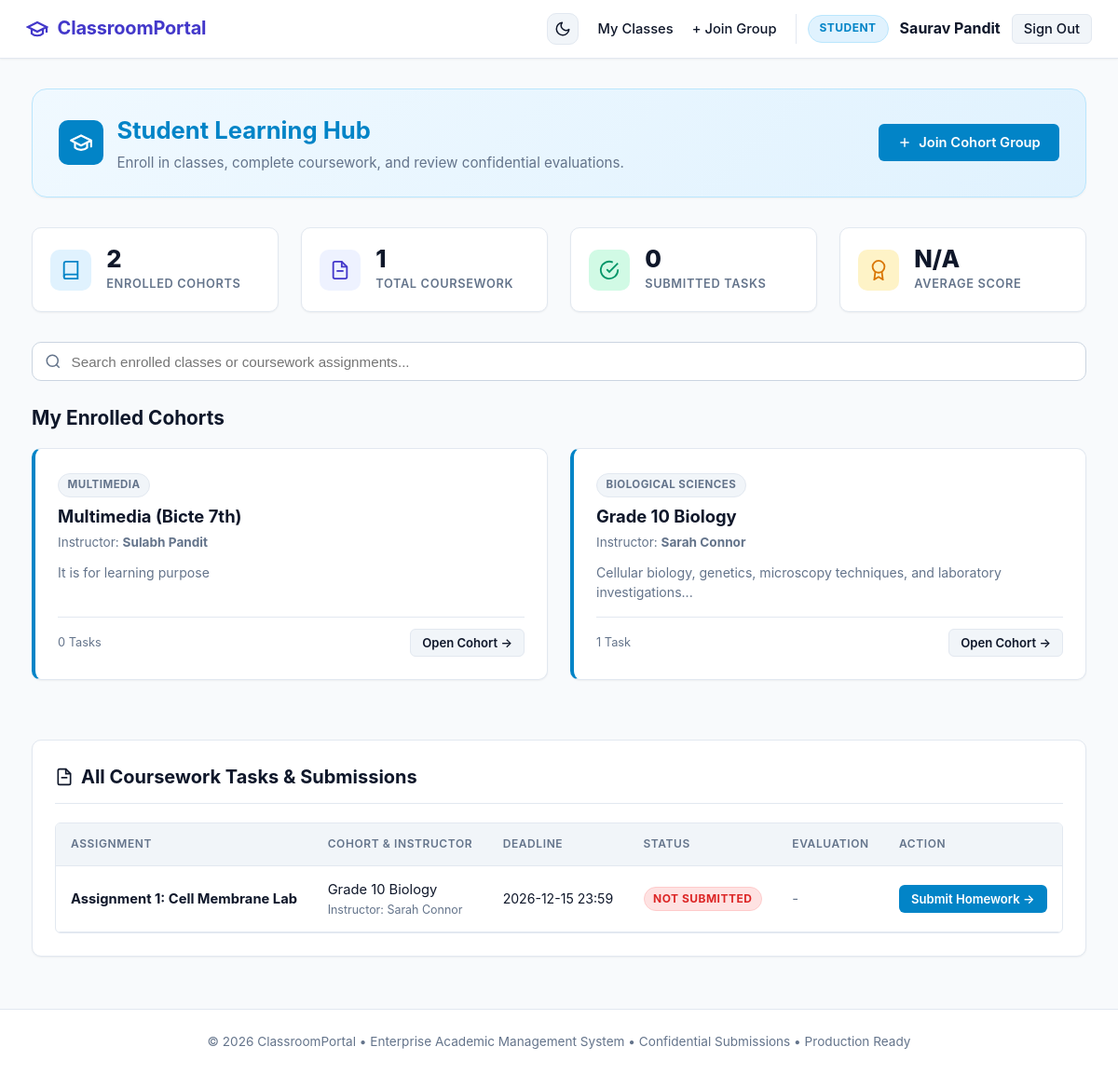
Page /student/dashboard (signed in) on the committed database.
### tables this page shows
CREATE TABLE users (
            id INTEGER PRIMARY KEY AUTOINCREMENT,
            username TEXT UNIQUE NOT NULL,
            email TEXT UNIQUE NOT NULL,
            password_hash TEXT NOT NULL,
            role TEXT NOT NULL CHECK(role IN ('teacher', 'student')),
            full_name TEXT NOT NULL,
            created_at TIMESTAMP DEFAULT CURRENT_TIMESTAMP
        );

CREATE TABLE groups (
            id INTEGER PRIMARY KEY AUTOINCREMENT,
            name TEXT NOT NULL,
            description TEXT,
            join_code TEXT UNIQUE NOT NULL,
            teacher_id INTEGER NOT NULL,
            created_at TIMESTAMP DEFAULT CURRENT_TIMESTAMP, subject TEXT NOT NULL DEFAULT 'General',
            FOREIGN KEY (teacher_id) REFERENCES users(id) ON DELETE CASCADE
        );

CREATE TABLE assignments (
            id INTEGER PRIMARY KEY AUTOINCREMENT,
            group_id INTEGER NOT NULL,
            title TEXT NOT NULL,
            description TEXT NOT NULL,
            due_date TEXT,
            max_points INTEGER DEFAULT 100,
            attachment_filename TEXT,
            original_attachment_name TEXT,
            created_at TIMESTAMP DEFAULT CURRENT_TIMESTAMP,
            FOREIGN KEY (group_id) REFERENCES groups(id) ON DELETE CASCADE
        );

### app.py (the view)
@app.route('/student/dashboard')
@student_required
def student_dashboard():
    db = get_db()
    enrolled_groups = db.execute(
        '''SELECT g.*, u.full_name AS teacher_name,
                  (SELECT COUNT(*) FROM assignments a WHERE a.group_id = g.id) AS assignment_count
           FROM group_memberships m
           JOIN groups g ON m.group_id = g.id
           JOIN users u ON g.teacher_id = u.id
           WHERE m.student_id = ?
           ORDER BY m.joined_at DESC''',
        (g.user['id'],)
    ).fetchall()
    pending_assignments = db.execute(
        '''SELECT a.*, g.name AS group_name, u.full_name AS teacher_name,
                  s.id AS submission_id, s.grade, s.submitted_at, s.graded_at
           FROM group_memberships m
           JOIN assignments a ON m.group_id = a.group_id
           JOIN groups g ON a.group_id = g.id
           JOIN users u ON g.teacher_id = u.id
           LEFT JOIN submissions s ON s.assignment_id = a.id AND s.student_id = ?
           WHERE m.student_id = ?
           ORDER BY a.due_date ASC, a.created_at DESC''',
        (g.user['id'], g.user['id'])
    ).fetchall()
    completed_count = sum(1 for a in pending_assignments if a['submission_id'] is not None)
    total_tasks = len(pending_assignments)
    graded_scores = [a['grade'] for a in pending_assignments if a['grade'] is not None]
    avg_score = round(sum(graded_scores) / len(graded_scores), 1) if graded_scores else None
    return render_template(
        'student/dashboard.html',
        groups=enrolled_groups,
        assignments=pending_assignments,
        completed_count=completed_count,
        total_tasks=total_tasks,
        avg_score=avg_score
    )

### templates/student/dashboard.html (shortened to what this page needs)
{% extends "base.html" %}
{% block content %}
<div class="role-hero student-hero">
    <div style="display: flex; align-items: center; gap: 0.9rem;">
        <div style="width: 48px; height: 48px; border-radius: var(--radius-md); background: var(--accent); display: flex; align-items: center; justify-content: center; color: white;">
            <svg width="26" height="26" viewBox="0 0 24 24" fill="none" stroke="currentColor" stroke-width="2" stroke-linecap="round" stroke-linejoin="round">
                <path d="M22 10v6M2 10l10-5 10 5-10 5z"/>
                <path d="M6 12v5c3 3 9 3 12 0v-5"/>
            </svg>
        </div>
        <div>
            <h1 style="font-size: 1.6rem; font-weight: 700; color: var(--accent); margin: 0;">Student Learning Hub</h1>
            <p style="color: var(--text-muted); margin: 0.25rem 0 0 0; font-size: 0.95rem;">
                Enroll in classes, complete coursework, and review confidential evaluations.
            </p>
        </div>
    </div>
    <a href="{{ url_for('student_join_group') }}" class="btn btn-primary" style="white-space: nowrap; background-color: var(--accent);">
        <svg width="16" height="16" viewBox="0 0 24 24" fill="none" stroke="currentColor" stroke-width="2.5"><line x1="12" y1="5" x2="12" y2="19"></line><line x1="5" y1="12" x2="19" y2="12"></line></svg>
        Join Cohort Group
    </a>
</div>
<div class="grid grid-4" style="margin-bottom: 2rem;">
    <div class="stat-card">
        <div class="stat-icon accent">
            <svg width="22" height="22" viewBox="0 0 24 24" fill="none" stroke="currentColor" stroke-width="2"><path d="M4 19.5A2.5 2.5 0 0 1 6.5 17H20"></path><path d="M6.5 2H20v20H6.5A2.5 2.5 0 0 1 4 19.5v-15A2.5 2.5 0 0 1 6.5 2z"></path></svg>
        </div>
        <div class="stat-content">
            <div class="stat-number">{{ groups|length }}</div>
            <div class="stat-label">Enrolled Cohorts</div>
        </div>
    </div>
    <div class="stat-card">
        <div class="stat-icon primary">
            <svg width="22" height="22" viewBox="0 0 24 24" fill="none" stroke="currentColor" stroke-width="2"><path d="M14 2H6a2 2 0 0 0-2 2v16a2 2 0 0 0 2 2h12a2 2 0 0 0 2-2V8z"></path><polyline points="14 2 14 8 20 8"></polyline><line x1="16" y1="13" x2="8" y2="13"></line></svg>
        </div>
        <div class="stat-content">
            <div class="stat-number">{{ total_tasks }}</div>
            <div class="stat-label">Total Coursework</div>
        </div>
    </div>
    <div class="stat-card">
        <div class="stat-icon success">
            <svg width="22" height="22" viewBox="0 0 24 24" fill="none" stroke="currentColor" stroke-width="2"><path d="M22 11.08V12a10 10 0 1 1-5.93-9.14"></path><polyline points="22 4 12 14.01 9 11.01"></polyline></svg>
        </div>
        <div class="stat-content">
            <div class="stat-number">{{ completed_count }}</div>
            <div class="stat-label">Submitted Tasks</div>
        </div>
    </div>
    <div class="stat-card">
        <div class="stat-icon warning">
            <svg width="22" height="22" viewBox="0 0 24 24" fill="none" stroke="currentColor" stroke-width="2"><circle cx="12" cy="8" r="7"></circle><polyline points="8.21 13.89 7 23 12 20 17 23 15.79 13.88"></polyline></svg>
        </div>
        <div class="stat-content">
            <div class="stat-number">{% if avg_score %}{{ avg_score }}%{% else %}N/A{% endif %}</div>
            <div class="stat-label">Average Score</div>
        </div>
    </div>
</div>
<div class="search-container">
    <input type="text" id="student-search" class="search-input" placeholder="Search enrolled classes or coursework assignments..." onkeyup="filterStudentDashboard()">
</div>
<div style="margin-bottom: 2.5rem;">
    <h2 style="font-size: 1.3rem; font-weight: 700; margin-bottom: 1rem;">My Enrolled Cohorts</h2>
    {% if groups %}
        <div class="grid grid-3" id="enrolled-groups-container">
            {% for g in groups %}
                <div class="card student-group-card" data-search="{{ g['name']|lower }} {{ g['subject']|lower }} {{ g['teacher_name']|lower }}" style="display: flex; flex-direction: column; justify-content: space-between; border-left: 4px solid var(--accent);">
                    <div>
                        <span class="badge badge-secondary" style="font-size: 0.72rem; margin-bottom: 0.35rem;">{{ g['subject'] }}</span>
                        <h3 style="font-size: 1.15rem; font-weight: 700; margin-bottom: 0.25rem;">
                            <a href="{{ url_for('student_group_detail', group_id=g['id']) }}" style="color: var(--text-main); text-decoration: none;">
                                {{ g['name'] }}
                            </a>
                        </h3>
                        <div style="font-size: 0.85rem; color: var(--text-muted); margin-bottom: 0.75rem;">
                            Instructor: <strong>{{ g['teacher_name'] }}</strong>
                        </div>
                        {% if g['description'] %}
                            <p style="color: var(--text-muted); font-size: 0.88rem; margin-bottom: 1rem; line-height: 1.45;">
                                {{ g['description'][:80] }}{% if g['description']|length > 80 %}...{% endif %}
                            </p>
                        {% endif %}
                    </div>
                    <div style="border-top: 1px solid var(--border-color); padding-top: 0.75rem; display: flex; justify-content: space-between; align-items: center;">
                        <span style="font-size: 0.8rem; color: var(--text-muted);">{{ g['assignment_count'] }} Task{% if g['assignment_count'] != 1 %}s{% endif %}</span>
                        <a href="{{ url_for('student_group_detail', group_id=g['id']) }}" class="btn btn-secondary btn-sm">
                            Open Cohort &rarr;
                        </a>
                    </div>
                </div>
            {% endfor %}
        </div>
    {% endif %}
</div>
<div class="card">
    <div class="card-header">
        <h2 class="card-title">
            <svg width="20" height="20" viewBox="0 0 24 24" fill="none" stroke="currentColor" stroke-width="2"><path d="M14 2H6a2 2 0 0 0-2 2v16a2 2 0 0 0 2 2h12a2 2 0 0 0 2-2V8z"></path><polyline points="14 2 14 8 20 8"></polyline><line x1="16" y1="13" x2="8" y2="13"></line></svg>
            All Coursework Tasks &amp; Submissions
        </h2>
    </div>
    {% if assignments %}
        <div class="table-container">
            <table class="table">
                <thead>
                    <tr>
                        <th>Assignment</th>
                        <th>Cohort &amp; Instructor</th>
                        <th>Deadline</th>
                        <th>Status</th>
                        <th>Evaluation</th>
                        <th>Action</th>
                    </tr>
                </thead>
                <tbody>
                    {% for a in assignments %}
                        <tr class="assignment-row" data-search="{{ a['title']|lower }} {{ a['group_name']|lower }} {{ a['teacher_name']|lower }}">
                            <td>
                                <strong>{{ a['title'] }}</strong>
                            </td>
                            <td>
                                <div>{{ a['group_name'] }}</div>
                                <div style="font-size: 0.78rem; color: var(--text-muted);">Instructor: {{ a['teacher_name'] }}</div>
                            </td>
                            <td>
                                <span style="font-size: 0.88rem;">{{ a['due_date'] }}</span>
                            </td>
                            <td>
                                {% if a['submission_id'] %}
                                    {% if a['grade'] is not none %}
                                        <span class="badge badge-success">Graded</span>
                                    {% else %}
                                        <span class="badge badge-warning">Submitted (Awaiting Score)</span>
                                    {% endif %}
                                {% else %}
                                    <span class="badge badge-danger">Not Submitted</span>
                                {% endif %}
                            </td>
                            <td>
                                {% if a['grade'] is not none %}
                                    <strong style="color: var(--primary);">{{ a['grade'] }} / {{ a['max_points'] }}</strong>
                                {% else %}
                                    <span style="color: var(--text-muted);">-</span>
                                {% endif %}
                            </td>
                            <td>
                                <a href="{{ url_for('student_assignment_detail', assignment_id=a['id']) }}" class="btn btn-primary btn-sm" style="{% if not a['submission_id'] %}background-color: var(--accent);{% endif %}">
                                    {% if a['submission_id'] %}View Submission{% else %}Submit Homework{% endif %} &rarr;
                                </a>
                            </td>
                        </tr>
                    {% endfor %}
                </tbody>
            </table>
        </div>
    {% else %}
        <div style="text-align: center; padding: 2rem 1rem; color: var(--text-muted);">
            No coursework tasks assigned yet.
        </div>
    {% endif %}
</div>
{% endblock %}

### templates/base.html (shortened to what this page needs)
<!DOCTYPE html>
<html lang="en">
<head>
    <link rel="stylesheet" href="{{ url_for('static', filename='css/style.css') }}">
</head>
<body>
    <header class="navbar">
        <a href="{{ url_for('index') }}" class="nav-brand">
            <svg class="brand-icon" xmlns="http://www.w3.org/2000/svg" viewBox="0 0 24 24" stroke="currentColor">
                <path d="M22 10v6M2 10l10-5 10 5-10 5z"/>
                <path d="M6 12v5c3 3 9 3 12 0v-5"/>
            </svg>
            <span>ClassroomPortal</span>
        </a>
        <nav>
            <ul class="nav-links">
                <li>
                    <button id="theme-toggle" class="theme-toggle-btn" aria-label="Toggle Theme" title="Switch Light/Dark Mode">
                        <svg class="moon-icon" xmlns="http://www.w3.org/2000/svg" width="18" height="18" viewBox="0 0 24 24" fill="none" stroke="currentColor" stroke-width="2" stroke-linecap="round" stroke-linejoin="round">
                            <path d="M21 12.79A9 9 0 1 1 11.21 3 7 7 0 0 0 21 12.79z"></path>
                        </svg>
                    </button>
                </li>
                {% if g.user %}
                    {% if g.user['role'] == 'teacher' %}
                        <li><a href="{{ url_for('teacher_dashboard') }}">My Groups</a></li>
                        <li><a href="{{ url_for('teacher_create_group') }}">+ New Group</a></li>
                    {% else %}
                        <li><a href="{{ url_for('student_dashboard') }}">My Classes</a></li>
                        <li><a href="{{ url_for('student_join_group') }}">+ Join Group</a></li>
                    {% endif %}
                    <li class="nav-user">
                        {% if g.user['role'] == 'teacher' %}
                            <span class="user-badge teacher">Instructor</span>
                        {% else %}
                            <span class="user-badge student">Student</span>
                        {% endif %}
                        <strong>{{ g.user['full_name'] }}</strong>
                        <a href="{{ url_for('logout') }}" class="btn btn-secondary btn-sm">Sign Out</a>
                    </li>
                {% else %}
                    <li><a href="{{ url_for('login') }}">Sign In</a></li>
                    <li><a href="{{ url_for('register') }}" class="btn btn-primary btn-sm">Create Account</a></li>
                {% endif %}
            </ul>
        </nav>
    </header>
    <main class="container">
        {% block content %}{% endblock %}
    </main>
    <footer>
        <p>&copy; 2026 ClassroomPortal &bull; Enterprise Academic Management System &bull; Confidential Submissions &bull; Production Ready</p>
    </footer>
</body>
</html>

### rows in the picture
users: user.full_name "Saurav Pandit"
groups: subject "MULTIMEDIA", name "Multimedia (Bicte 7th)", teacher_name "Sulabh Pandit", description "It is for learning purpose", assignment_count "0"
groups: subject "BIOLOGICAL SCIENCES", name "Grade 10 Biology", teacher_name "Sarah Connor", description "Cellular biology, genetics, microscopy techniques, and laboratory investigations", assignment_count "1"
assignments: title "Assignment 1: Cell Membrane Lab", group_name "Grade 10 Biology", teacher_name "Sarah Connor", due_date "2026-12-15 23:59"

### other values in the picture
{{ groups|length }} "2"
{{ total_tasks }} "1"
{{ completed_count }} "0"
